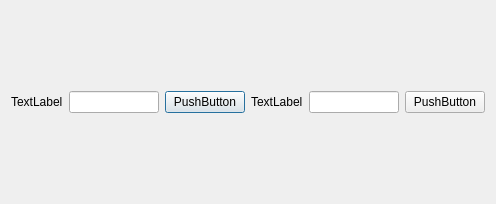
<?xml version="1.0" encoding="UTF-8"?>
<ui version="4.0">
 <class>Dialog</class>
 <widget class="QDialog" name="Dialog">
  <property name="geometry">
   <rect>
    <x>0</x>
    <y>0</y>
    <width>496</width>
    <height>204</height>
   </rect>
  </property>
  <property name="windowTitle">
   <string>Dialog</string>
  </property>
  <layout class="QHBoxLayout" name="horizontalLayout_3">
   <item>
    <layout class="QHBoxLayout" name="horizontalLayout">
     <item>
      <widget class="QLabel" name="label">
       <property name="text">
        <string>TextLabel</string>
       </property>
      </widget>
     </item>
     <item>
      <widget class="QLineEdit" name="lineEdit"/>
     </item>
     <item>
      <widget class="QPushButton" name="pushButton">
       <property name="text">
        <string>PushButton</string>
       </property>
      </widget>
     </item>
    </layout>
   </item>
   <item>
    <layout class="QHBoxLayout" name="horizontalLayout_2">
     <item>
      <widget class="QLabel" name="label_2">
       <property name="text">
        <string>TextLabel</string>
       </property>
      </widget>
     </item>
     <item>
      <widget class="QLineEdit" name="lineEdit_2"/>
     </item>
     <item>
      <widget class="QPushButton" name="pushButton_2">
       <property name="text">
        <string>PushButton</string>
       </property>
      </widget>
     </item>
    </layout>
   </item>
  </layout>
 </widget>
 <resources/>
 <connections/>
</ui>
